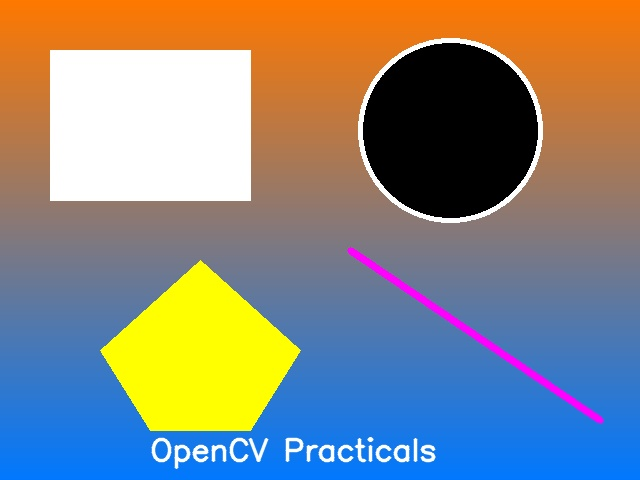
#> input picture assets/sample.jpg, 640 x 480 px
$ python 03_flip.py
#> lines starting #> are read from the running program, lines starting #| are printed output that depends on the picture
### code/display_helper.py
"""
display_helper.py
------------------
Small shared helper so every practical can safely call cv2.imshow() /
cv2.waitKey() / cv2.destroyAllWindows() even when run on a machine or
server that has no display attached (e.g. while auto-testing).

On a normal computer with a screen, `show()` behaves exactly like the
standard cv2.imshow + cv2.waitKey(0) + cv2.destroyWindow() sequence and
a window will pop up as expected. If no display is available, the
GUI call is skipped so the script still runs to completion and still
saves its output image/video to disk.
"""

import cv2


def show(window_name, image, wait=0):
    """Display `image` in a window called `window_name`.

    wait=0  -> waits until any key is pressed (normal interactive use)
    wait>0  -> waits only `wait` milliseconds (useful for video frames)
    """
    try:
        cv2.imshow(window_name, image)
        cv2.waitKey(wait)
    except cv2.error:
        # No GUI backend / no display attached (headless environment).
        print(f"[display_helper] Could not open a window for "
              f"'{window_name}' (no display available). "
              f"The processed image/video was still saved to disk.")


def close_all():
    try:
        cv2.destroyAllWindows()
    except cv2.error:
        pass

### code/03_flip.py
"""
Practical 3: Flipping images (horizontal, vertical, both)
-------------------------------------------------------------
Demonstrates cv2.flip() with flip codes:
  1  -> horizontal flip (mirror left-right)
  0  -> vertical flip (upside-down)
 -1  -> both horizontal and vertical
"""

import os
import cv2
from display_helper import show, close_all
from utils_generate_assets import generate_sample_image, IMAGE_PATH

OUT_DIR = os.path.join(os.path.dirname(os.path.dirname(os.path.abspath(__file__))), "outputs")
os.makedirs(OUT_DIR, exist_ok=True)

if not os.path.exists(IMAGE_PATH):
    generate_sample_image()

img = cv2.imread(IMAGE_PATH)
#> img is the input picture: shape (480, 640, 3); mean B, G, R 129.2, 134.7, 136.2
show("Original", img)

horizontal_flip = cv2.flip(img, 1)
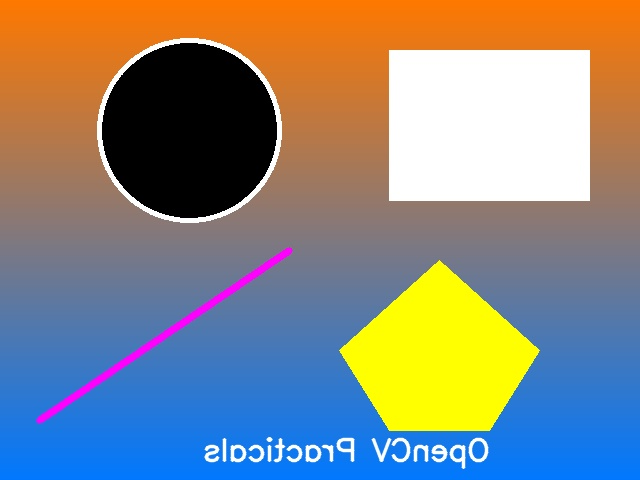
#> horizontal_flip: shape (480, 640, 3); mean B, G, R 129.2, 134.7, 136.2
vertical_flip = cv2.flip(img, 0)
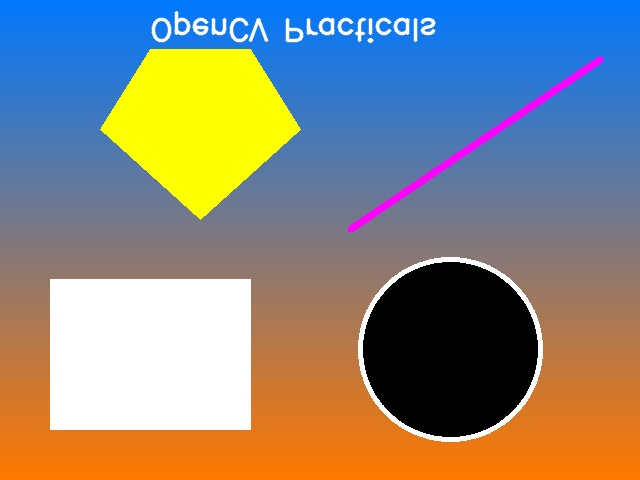
#> vertical_flip: shape (480, 640, 3); mean B, G, R 129.2, 134.7, 136.2
both_flip = cv2.flip(img, -1)
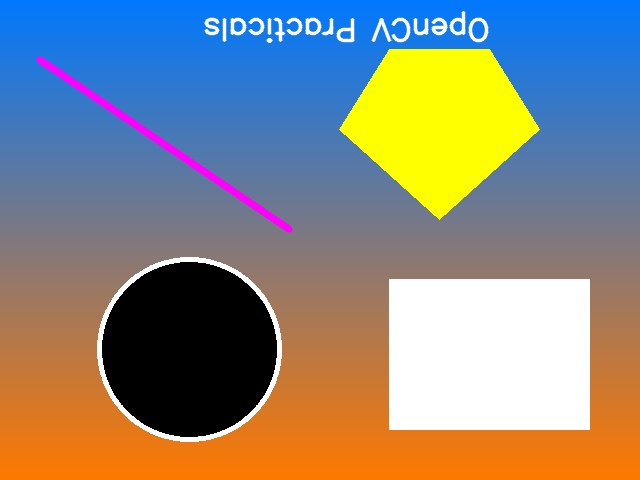
#> both_flip: shape (480, 640, 3); mean B, G, R 129.2, 134.7, 136.2

show("Horizontal Flip", horizontal_flip)
show("Vertical Flip", vertical_flip)
show("Both Flip", both_flip)

cv2.imwrite(os.path.join(OUT_DIR, "03_flip_horizontal.jpg"), horizontal_flip)
cv2.imwrite(os.path.join(OUT_DIR, "03_flip_vertical.jpg"), vertical_flip)
cv2.imwrite(os.path.join(OUT_DIR, "03_flip_both.jpg"), both_flip)

close_all()
